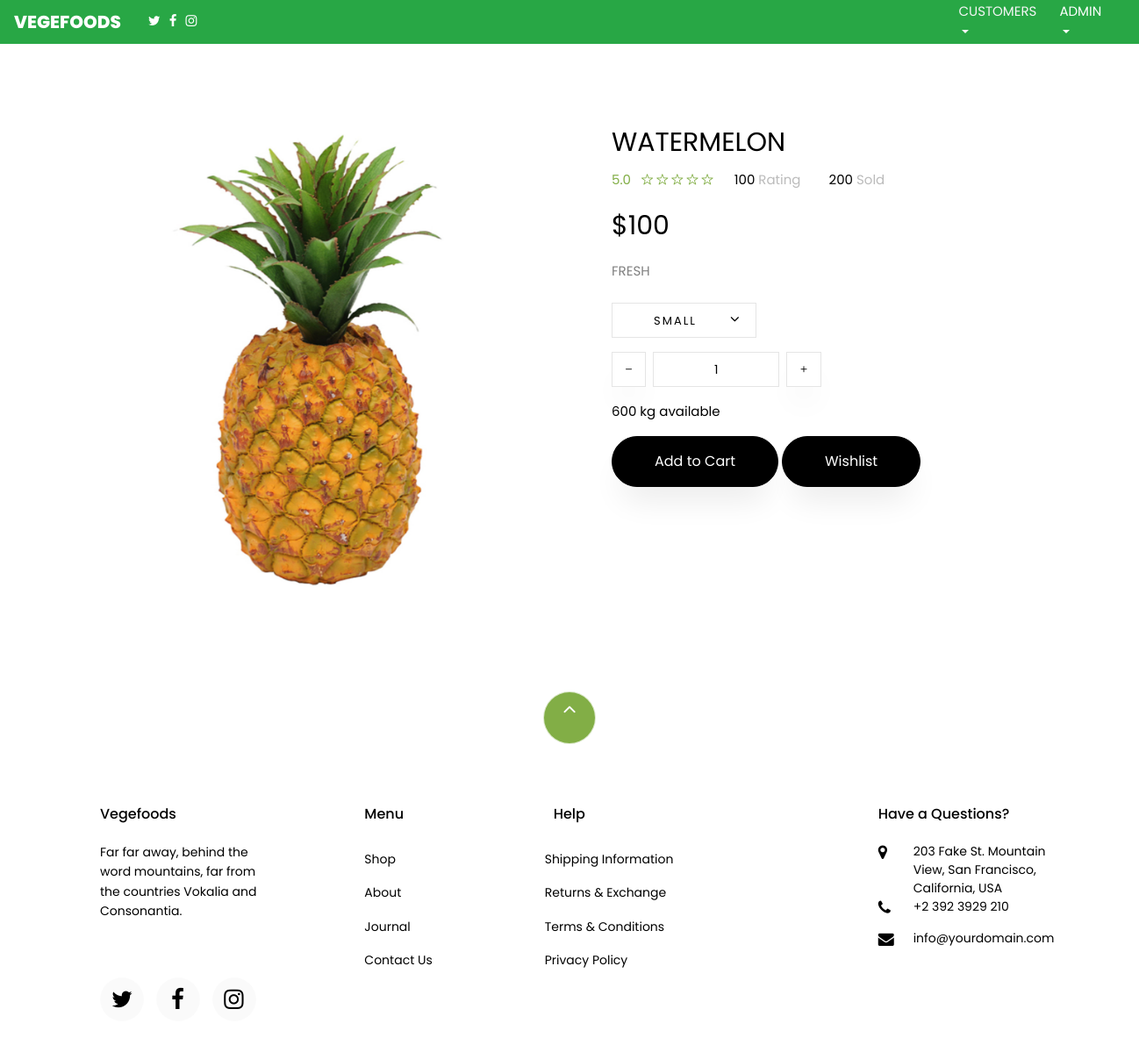
The app's page /view2/1/ with its own data.
### app/models.py (models this page shows, shortened)
class Fruit(models.Model):
    name=models.CharField(max_length=30)
    cover=models.ImageField(upload_to='app/cover',null=True,blank=True)
    description =models.CharField(max_length=400)
    price=models.IntegerField()
    sold=models.IntegerField()

### app/views.py (the view)
# urls.py: path('view2/<int:p>/', views.view2, name='view2'),
def view2(request,p):
    k=Fruit.objects.get(id=p)
    return render(request,'view1.html',{'b':k})

### templates/view1.html (shortened to what this page needs)
{% extends 'base.html' %}
{% load static %}
{% block content %}
    <section class="ftco-section">
    	<div class="container">
    		<div class="row">
    			<div class="col-lg-6 mb-5 ftco-animate">
    				<a href="#" class="image-popup"><img src="{{b.cover.url}}" class="img-fluid" alt="Colorlib Template"></a>
    			</div>
    			<div class="col-lg-6 product-details pl-md-5 ftco-animate">
    				<h3>{{b.name}}</h3>
    				<div class="rating d-flex">
							<p class="text-left mr-4">
								<a href="#" class="mr-2">5.0</a>
								<a href="#"><span class="ion-ios-star-outline"></span></a>
								<a href="#"><span class="ion-ios-star-outline"></span></a>
								<a href="#"><span class="ion-ios-star-outline"></span></a>
								<a href="#"><span class="ion-ios-star-outline"></span></a>
								<a href="#"><span class="ion-ios-star-outline"></span></a>
							</p>
							<p class="text-left mr-4">
								<a href="#" class="mr-2" style="color: #000;">100 <span style="color: #bbb;">Rating</span></a>
							</p>
							<p class="text-left">
								<a href="#" class="mr-2" style="color: #000;">{{b.sold}} <span style="color: #bbb;">Sold</span></a>
							</p>
						</div>
    				<p class="price"><span>${{b.price}}</span></p>
    				<p>{{b.description}}
						</p>
						<div class="row mt-4">
							<div class="col-md-6">
								<div class="form-group d-flex">
		              <div class="select-wrap">
	                  <div class="icon"><span class="ion-ios-arrow-down"></span></div>
	                  <select name="" id="" class="form-control">
	                  	<option value="">Small</option>
	                  </select>
	                </div>
		            </div>
							</div>
							<div class="input-group col-md-6 d-flex mb-3">
	             	<span class="input-group-btn mr-2">
	                	<button type="button" class="quantity-left-minus btn"  data-type="minus" data-field="">
	                   <i class="ion-ios-remove"></i>
	                	</button>
	            		</span>
	             	<input type="text" id="quantity" name="quantity" class="form-control input-number" value="1" min="1" max="100">
	             	<span class="input-group-btn ml-2">
	                	<button type="button" class="quantity-right-plus btn" data-type="plus" data-field="">
	                     <i class="ion-ios-add"></i>
	                 </button>
	             	</span>
	          	</div>
	          	<div class="col-md-12">
	          		<p style="color: #000;">600 kg available</p>
	          	</div>
          	</div>
          	<p>
				<a href="{% url 'add_to_cart' b.id 'fruit' %}" class="btn btn-black py-3 px-5">Add to Cart</a>
				<a href="{% url 'add_to_wishlist' b.id 'fruit' %}" class="btn btn-black py-3 px-5">Wishlist</a></p></p>
    			</div>
    		</div>
    	</div>
    </section>
    {% endblock %}

### templates/base.html (style rules this page uses)
* { margin: 0; padding: 0; }

### records on screen
Fruit: cover (picture), name "WATERMELON", sold "200", price "100", description "FRESH"
